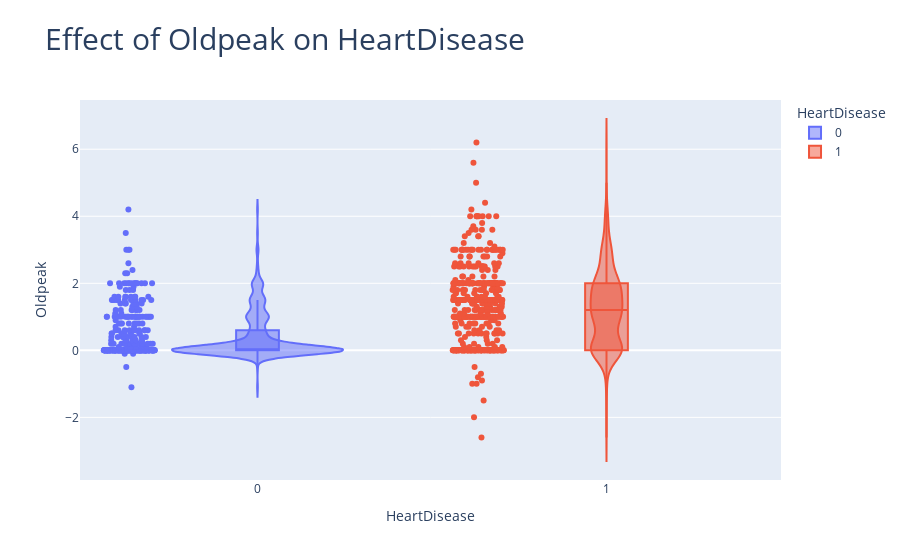

Write notebook code for a chart like this one.
### Markdown cell above
## Effect of Oldpeak on HeartDisease

### Code cell
fig=px.violin(dataset,color='HeartDisease',
               x='HeartDisease',y='Oldpeak',
               title='Effect of Oldpeak on HeartDisease',
              violinmode='overlay',box=True,points='all')

fig.update_layout(title_font={'size':30})
fig.show()

### Figure 1 — Plotly figure (JSON) as saved in the notebook; plotly's stock layout.template omitted (floating-point values rounded to 4 significant figures; data arrays with more than 128 entries replaced by an {"elided": "..."} marker saying what was removed)
{"data": [{"alignmentgroup": "True", "box": {"visible": true}, "hovertemplate": "HeartDisease=%{x}<br>Oldpeak=%{y}<extra></extra>", "legendgroup": "0", "marker": {"color": "#636efa"}, "name": "0", "offsetgroup": "0", "orientation": "v", "points": "all", "scalegroup": "True", "showlegend": true, "type": "violin", "x": {"elided": "410 int values"}, "x0": " ", "xaxis": "x", "y": {"elided": "410 float values"}, "y0": " ", "yaxis": "y"}, {"alignmentgroup": "True", "box": {"visible": true}, "hovertemplate": "HeartDisease=%{x}<br>Oldpeak=%{y}<extra></extra>", "legendgroup": "1", "marker": {"color": "#EF553B"}, "name": "1", "offsetgroup": "1", "orientation": "v", "points": "all", "scalegroup": "True", "showlegend": true, "type": "violin", "x": {"elided": "508 int values"}, "x0": " ", "xaxis": "x", "y": {"elided": "508 float values"}, "y0": " ", "yaxis": "y"}], "layout": {"legend": {"title": {"text": "HeartDisease"}, "tracegroupgap": 0}, "title": {"font": {"size": 30}, "text": "Effect of Oldpeak on HeartDisease"}, "violinmode": "overlay", "xaxis": {"anchor": "y", "categoryarray": [0, 1], "categoryorder": "array", "domain": [0, 1], "title": {"text": "HeartDisease"}}, "yaxis": {"anchor": "x", "domain": [0, 1], "title": {"text": "Oldpeak"}}}}
